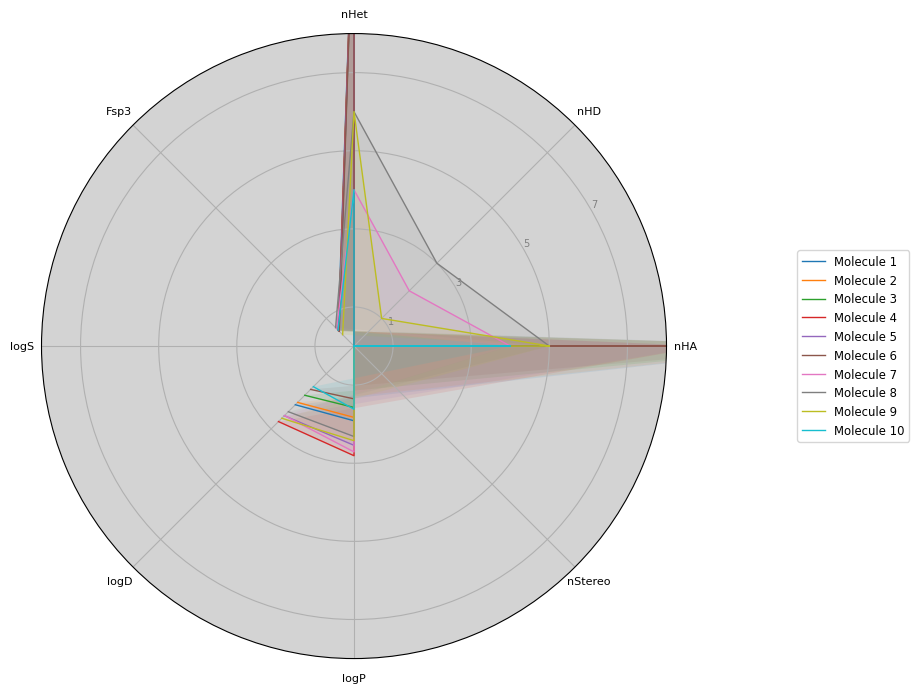

Here is the Python script that generated this plot:
import pandas as pd
import matplotlib.pyplot as plt
import numpy as np

# Load CSV
df = pd.read_csv(r"C:\Users\kosa3\mti\physiochemical_analysis\Physiochemical.csv")

# Columns to use and convert to numeric (force errors to NaN)
expected_cols = ['nHA', 'nHD', 'nHet', 'Fsp3', 'logS', 'logD', 'logP', 'nStereo']

# Convert these columns to numeric, coercing errors to NaN
for col in expected_cols:
    df[col] = pd.to_numeric(df[col], errors='coerce')

# Drop rows with any NaN in those key columns
df = df.dropna(subset=expected_cols)

# Now apply filter criteria safely
filtered = df[
    (df['nHD'] >= 0) & (df['nHD'] <= 7) &
    (df['nHA'] >= 0) & (df['nHA'] <= 12) &
    (df['nStereo'] < 2) &
    (df['logP'] >= 0) & (df['logP'] <= 3) &
    (df['logD'] >= 1) & (df['logD'] <= 3) &
    (df['logS'] >= -4) & (df['logS'] <= 0.5) &
    (df['Fsp3'] > 0.41) &
    (df['nHet'] >= 1) & (df['nHet'] <= 15)
]

filtered.to_csv("Filtered_Physiochemical.csv", index=False)
print(f"Filtering complete. {len(filtered)} molecules passed the criteria.")

# Radar plot setup
categories = ['nHA', 'nHD', 'nHet', 'Fsp3', 'logS', 'logD', 'logP', 'nStereo']
N = len(categories)
angles = np.linspace(0, 2 * np.pi, N, endpoint=False).tolist()
angles += angles[:1]

fig, ax = plt.subplots(figsize=(10, 10), subplot_kw=dict(polar=True))
ax.set_facecolor('lightgray')
plt.xticks(angles[:-1], categories, color='black', size=8)
ax.set_rlabel_position(30)
plt.yticks([1, 3, 5, 7], ["1", "3", "5", "7"], color="grey", size=7)
plt.ylim(0, 8)

# Plot up to 10 molecules
for i in range(min(10, len(filtered))):
    values = filtered.iloc[i][categories].tolist()
    values += values[:1]
    ax.plot(angles, values, linewidth=1, linestyle='solid', label=f"Molecule {i+1}")
    ax.fill(angles, values, alpha=0.1)

plt.subplots_adjust(right=0.75)
ax.legend(loc='center left', bbox_to_anchor=(1.2, 0.5), fontsize='small', ncol=1)

plt.savefig("physiochemical.png", bbox_inches='tight')
plt.show()
